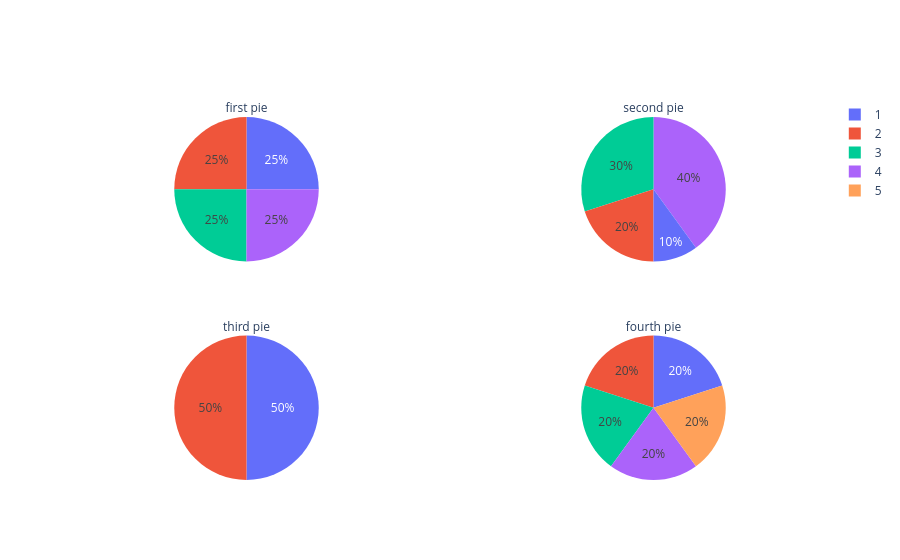

Notebook code cell kept with this figure:
### Code cell
labels = ['1','2','3','4','5']
specs = [[{'type':'domain'}, {'type': 'domain'}], [{'type':'domain'},{'type':'domain'}]]
fig = make_subplots(rows = 2, cols =2, specs=specs)

fig.add_trace(go.Pie(labels = labels, values=[25,25,25,25], 
                     title='first pie'), row =1 ,col =1)
fig.add_trace(go.Pie(labels = labels, values=[10,20,30,40], 
                     title='second pie'), row =1 ,col =2)
fig.add_trace(go.Pie(labels = labels, values=[50,50], 
                     title='third pie'), row =2 ,col =1)
fig.add_trace(go.Pie(labels = labels, values=[20,20,20,20,20], 
                     title='fourth pie'), row =2 ,col =2)
fig.show()

### Figure 1 — Plotly figure (JSON) as saved in the notebook; plotly's stock layout.template omitted (floating-point values rounded to 4 significant figures)
{"data": [{"domain": {"x": [0, 0.45], "y": [0.575, 1]}, "labels": ["1", "2", "3", "4", "5"], "title": {"text": "first pie"}, "type": "pie", "values": [25, 25, 25, 25]}, {"domain": {"x": [0.55, 1], "y": [0.575, 1]}, "labels": ["1", "2", "3", "4", "5"], "title": {"text": "second pie"}, "type": "pie", "values": [10, 20, 30, 40]}, {"domain": {"x": [0, 0.45], "y": [0, 0.425]}, "labels": ["1", "2", "3", "4", "5"], "title": {"text": "third pie"}, "type": "pie", "values": [50, 50]}, {"domain": {"x": [0.55, 1], "y": [0, 0.425]}, "labels": ["1", "2", "3", "4", "5"], "title": {"text": "fourth pie"}, "type": "pie", "values": [20, 20, 20, 20, 20]}], "layout": {}}
